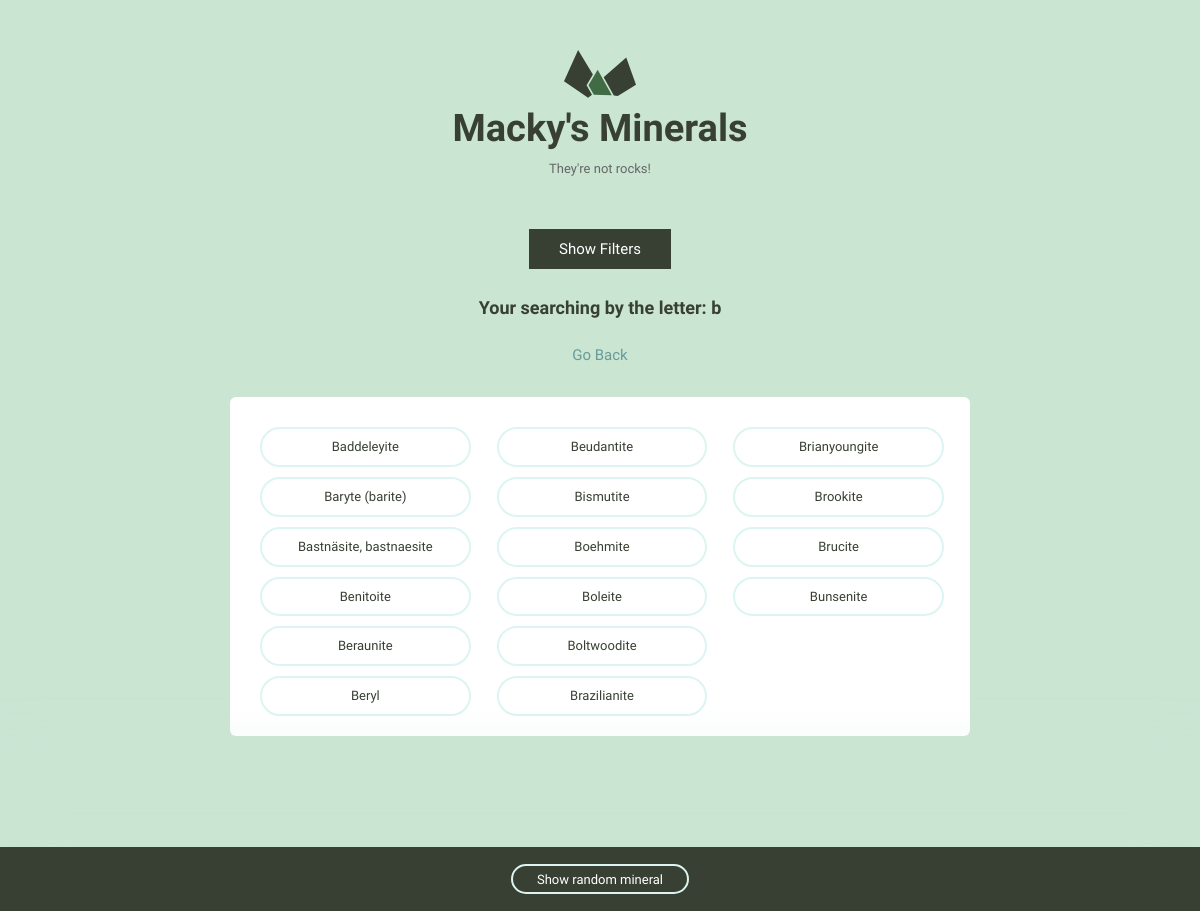
Screenshot of /search/first_letter/b/ with the database file from the repository.
### minerals/models.py (models this page shows, shortened)
class Mineral(models.Model):
    name = models.CharField(max_length=255, unique=True)
    image_filename = models.CharField(max_length=535)
    image_caption = models.CharField(max_length=535)
    category = models.CharField(max_length=255)
    formula = models.CharField(max_length=255)
    strunz_classification = models.CharField(max_length=255, default='')
    color = models.CharField(max_length=255, default='')
    crystal_system = models.CharField(max_length=255, default='')
    unit_cell = models.CharField(max_length=535, default='')
    crystal_symmetry = models.CharField(max_length=255, default='')
    cleavage = models.CharField(max_length=255, default='')
    mohs_scale_hardness = models.CharField(max_length=255, default='')
    luster = models.CharField(max_length=255, default='')
    streak = models.CharField(max_length=255, default='')
    diaphaneity = models.CharField(max_length=255, default='')
    optical_properties = models.CharField(max_length=255, default='')
    group = models.CharField(max_length=255, default='')
    refractive_index = models.CharField(max_length=535, default='')
    crystal_habit = models.CharField(max_length=535, default='')
    specific_gravity = models.CharField(max_length=535, default='')
    order = models.IntegerField(default=0)
    class Meta:
        ordering = ['-order', 'name',]

### minerals/views.py (the view)
def search_first_letter(request, letter):
    letter = re.escape(letter)
    if letter in 'abcdefghijklmnopqrstuvwxyz':
        minerals = Mineral.objects.filter(name__iregex=r"(^|\s)%s" % letter)
        title = 'Your searching by the letter: ' + letter
    else:
        minerals = []
        title = 'You can\'t search by that term.'
    random_mineral_id = get_random_mineral_id()
    return render(request, 'minerals/mineral_list.html', {
        'minerals': minerals,
        'random_mineral_id': random_mineral_id,
        'title': title
    })

### minerals/views.py (called while the page is built)
def get_random_mineral_id():
    minerals = Mineral.objects.all()
    return randint(0, minerals.count())

### minerals/templates/minerals/mineral_list.html (shortened to what this page needs)
{% extends "layout.html" %}
{% block content %}
    <div class="grid-100 text-center">
        <h3>{{ title }}</h3>
        {% if title != 'Mineral List' %}
            <a href="{% url 'minerals:list' %}" class="margin-bottom">Go Back</a>
        {% endif %}
    </div>
    <ul class="minerals__container">
        {% for mineral in minerals %}
            <li class="minerals__item">
                <a class="minerals__anchor" href="{% url 'minerals:detail' pk=mineral.pk %}">{{ mineral.name }}</a>
            </li>
        {% endfor %}
    </ul>
{% endblock %}
{% block random_mineral %}
    <div class="minerals__random">
      <a class="minerals__anchor" href="{% url 'minerals:detail' pk=random_mineral_id %}">Show random mineral</a>
    </div>
{% endblock %}

### assets/css/global.css (style rules this page uses)
html { font-family: sans-serif; -ms-text-size-adjust: 100%; -webkit-text-size-adjust: 100%; }
body { margin: 0; }
a { background-color: transparent; }
html { font-size: 62.5%; }
body { background-color: #CAE5D2; font-size: 1.5em; line-height: 1.6; font-weight: 400; font-family: "Cousine"; color: #666; }
.grid, .grid-5, .grid-10, .grid-15, .grid-20, .grid-25, .grid-30, .grid-33, .grid-35, .grid-40, .grid-45, .grid-50, .grid-55, .grid-60, .grid-65, .grid-66, .grid-70, .grid-75, .grid-80, .grid-90, .grid-95, .grid-100 { float: left; box-sizing: border-box; position: relative; }
.grid-100 { width: 100%; padding: 0 15px; }
h1, h2, h3, h4, h5, h6 { margin-top: 0; margin-bottom: 2rem; font-weight: bold; font-family: "Work Sans", sans-serif; color: #384033; }
h3 { font-size: 1.8rem; }
@media (min-width: 550px) { h3 { font-size: 1.8rem; } }
a { color: #689b98; text-decoration: none; -webkit-transition: color 0.2s; -moz-transition: color 0.2s; -ms-transition: color 0.2s; -o-transition: color 0.2s; transition: color 0.2s; }
ul { list-style: circle inside; padding-left: 0; margin-top: 0; }
li { margin-bottom: 1rem; font-size: 1.3rem; }
table, p, ul { margin-bottom: 2.5rem; }
.minerals__container { background-color: #fff; border-radius: 6px; list-style: none; padding: 30px 30px 20px 30px; -webkit-column-gap: 30px; -moz-column-gap: 30px; column-gap: 30px; }
@media (min-width: 640px) { .minerals__container { -webkit-column-count: 3; -moz-column-count: 3; column-count: 3; } }
.minerals__anchor { border: solid 2px #DCF5F2; border-radius: 100px; color: #384033; display: block; font-size: 13px; text-align: center; padding: 8px 0 7px 0; width: 100%; transition: background-color 200ms ease-in-out, font-weight 200ms ease-in-out, color 200ms ease-in-out; }
.minerals__random { background-color: #384033; box-shadow: 0 0 100px 50px #CAE5D2; color: #fff; padding: 20px 0 20px 0; position: fixed; bottom: 0; text-align: center; width: 100%; }
.minerals__random .minerals__anchor { display: inline; color: #fff; padding: 6px 24px 5px 24px; }
.text-center { text-align: center; }
.margin-bottom { display: inline-block; margin-bottom: 30px; }

### rows the page displays
Mineral: name "Baddeleyite"
Mineral: name "Baryte (barite)"
Mineral: name "Bastnäsite, bastnaesite"
Mineral: name "Benitoite"
Mineral: name "Beraunite"
Mineral: name "Beryl"
Mineral: name "Beudantite"
Mineral: name "Bismutite"
Mineral: name "Boehmite"
Mineral: name "Boleite"
Mineral: name "Boltwoodite"
Mineral: name "Brazilianite"
Mineral: name "Brianyoungite"
Mineral: name "Brookite"
Mineral: name "Brucite"
Mineral: name "Bunsenite"

### other values shown
{{ title }} "Your searching by the letter: b"
